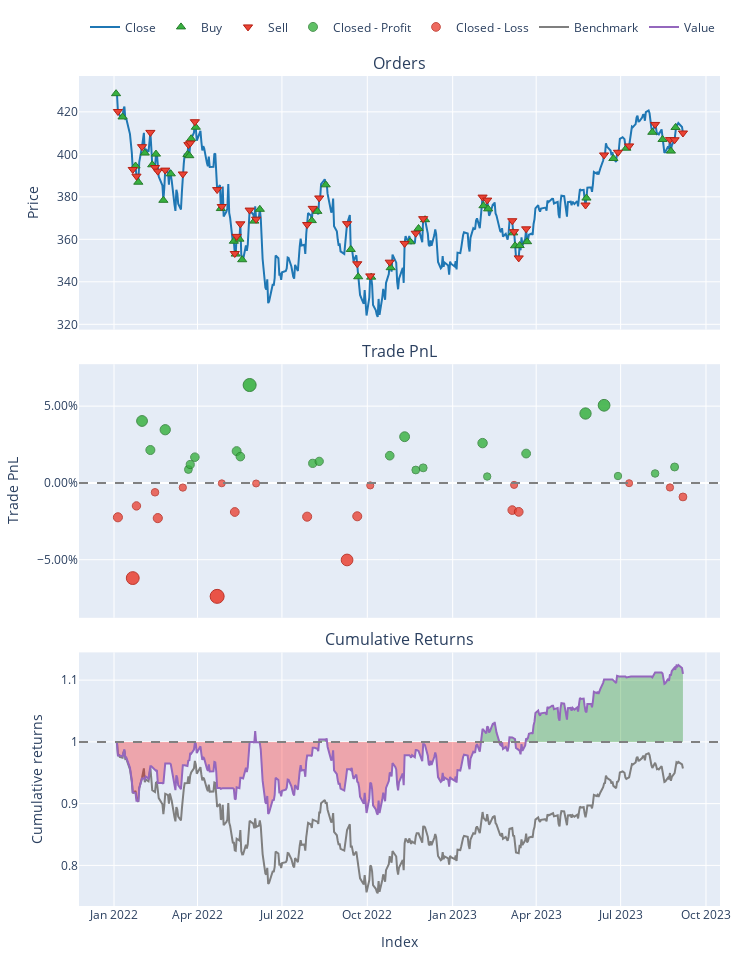

Notebook source saved alongside this figure:
### Code cell
model_pf.plot().show()

### Figure 1 — Plotly figure (JSON) as saved in the notebook; plotly's stock layout.template omitted (floating-point values rounded to 4 significant figures; data arrays with more than 128 entries replaced by an {"elided": "..."} marker saying what was removed)
{"data": [{"legendgroup": "0", "line": {"color": "#1f77b4"}, "name": "Close", "showlegend": true, "type": "scatter", "uid": "48d795f2-9d0e-4160-bb72-000a1f5b3d99", "x": {"elided": "421 str values"}, "xaxis": "x", "y": {"elided": "421 float values"}, "yaxis": "y"}, {"customdata": {"elided": "43x3 float values"}, "hovertemplate": "Order Id: %{customdata[0]}<br>Timestamp: %{x}<br>Price: %{y}<br>Size: %{customdata[1]:.6f}<br>Fees: %{customdata[2]:.6f}", "legendgroup": "1", "marker": {"color": "#37B13F", "line": {"color": "rgb(38,123,44)", "width": 1}, "size": 8, "symbol": "triangle-up"}, "mode": "markers", "name": "Buy", "type": "scatter", "uid": "7cd8c58d-09d5-44b7-8b89-b0e2a48eda70", "x": ["2022-01-03T05:00:00+00:00", "2022-01-10T05:00:00+00:00", "2022-01-24T05:00:00+00:00", "2022-01-27T05:00:00+00:00", "2022-02-03T05:00:00+00:00", "2022-02-11T05:00:00+00:00", "2022-02-15T05:00:00+00:00", "2022-02-23T05:00:00+00:00", "2022-03-03T05:00:00+00:00", "2022-03-21T04:00:00+00:00", "2022-03-23T04:00:00+00:00", "2022-03-25T04:00:00+00:00", "2022-03-30T04:00:00+00:00", "2022-04-26T04:00:00+00:00", "2022-05-10T04:00:00+00:00", "2022-05-12T04:00:00+00:00", "2022-05-16T04:00:00+00:00", "2022-05-19T04:00:00+00:00", "2022-06-01T04:00:00+00:00", "2022-06-07T04:00:00+00:00", "2022-08-02T04:00:00+00:00", "2022-08-08T04:00:00+00:00", "2022-08-17T04:00:00+00:00", "2022-09-13T04:00:00+00:00", "2022-09-21T04:00:00+00:00", "2022-10-05T04:00:00+00:00", "2022-10-26T04:00:00+00:00", "2022-11-16T05:00:00+00:00", "2022-11-25T05:00:00+00:00", "2022-12-02T05:00:00+00:00", "2023-02-03T05:00:00+00:00", "2023-02-08T05:00:00+00:00", "2023-03-07T05:00:00+00:00", "2023-03-09T05:00:00+00:00", "2023-03-14T04:00:00+00:00", "2023-03-22T04:00:00+00:00", "2023-05-25T04:00:00+00:00", "2023-06-23T04:00:00+00:00", "2023-07-07T04:00:00+00:00", "2023-08-04T04:00:00+00:00", "2023-08-15T04:00:00+00:00", "2023-08-24T04:00:00+00:00", "2023-08-29T04:00:00+00:00"], "xaxis": "x", "y": [428.6, 417.6, 394.5, 386.9, 400.6, 395.1, 400.1, 378.4, 390.8, 399.9, 399.4, 407.4, 412.8, 374.5, 359.1, 353.1, 360.1, 350.4, 368.6, 374.1, 368.8, 373.2, 385.6, 355.2, 342.4, 342.2, 346.6, 358.8, 365.1, 369.2, 375.8, 374.3, 363.1, 357.0, 357.1, 358.9, 379.4, 398.0, 402.9, 410.4, 407, 401.5, 412.6], "yaxis": "y"}, {"customdata": {"elided": "43x3 float values"}, "hovertemplate": "Order Id: %{customdata[0]}<br>Timestamp: %{x}<br>Price: %{y}<br>Size: %{customdata[1]:.6f}<br>Fees: %{customdata[2]:.6f}", "legendgroup": "2", "marker": {"color": "#EA4335", "line": {"color": "rgb(181,31,18)", "width": 1}, "size": 8, "symbol": "triangle-down"}, "mode": "markers", "name": "Sell", "type": "scatter", "uid": "d7bada24-0c25-4998-98c9-1d6c1c03f829", "x": ["2022-01-05T05:00:00+00:00", "2022-01-21T05:00:00+00:00", "2022-01-25T05:00:00+00:00", "2022-01-31T05:00:00+00:00", "2022-02-09T05:00:00+00:00", "2022-02-14T05:00:00+00:00", "2022-02-17T05:00:00+00:00", "2022-02-25T05:00:00+00:00", "2022-03-16T04:00:00+00:00", "2022-03-22T04:00:00+00:00", "2022-03-24T04:00:00+00:00", "2022-03-29T04:00:00+00:00", "2022-04-22T04:00:00+00:00", "2022-04-27T04:00:00+00:00", "2022-05-11T04:00:00+00:00", "2022-05-13T04:00:00+00:00", "2022-05-17T04:00:00+00:00", "2022-05-27T04:00:00+00:00", "2022-06-03T04:00:00+00:00", "2022-07-28T04:00:00+00:00", "2022-08-03T04:00:00+00:00", "2022-08-10T04:00:00+00:00", "2022-09-09T04:00:00+00:00", "2022-09-20T04:00:00+00:00", "2022-10-04T04:00:00+00:00", "2022-10-25T04:00:00+00:00", "2022-11-10T05:00:00+00:00", "2022-11-22T05:00:00+00:00", "2022-11-30T05:00:00+00:00", "2023-02-02T05:00:00+00:00", "2023-02-07T05:00:00+00:00", "2023-03-06T05:00:00+00:00", "2023-03-08T05:00:00+00:00", "2023-03-13T04:00:00+00:00", "2023-03-21T04:00:00+00:00", "2023-05-24T04:00:00+00:00", "2023-06-13T04:00:00+00:00", "2023-06-28T04:00:00+00:00", "2023-07-10T04:00:00+00:00", "2023-08-07T04:00:00+00:00", "2023-08-23T04:00:00+00:00", "2023-08-28T04:00:00+00:00", "2023-09-06T04:00:00+00:00"], "xaxis": "x", "y": [420.2, 392.9, 389.7, 403.6, 410.3, 393.8, 392.1, 392.6, 390.8, 404.6, 405.3, 415.4, 383.4, 375.5, 353.3, 361.4, 367.3, 373.8, 369.5, 367.0, 374.6, 379.5, 367.4, 348.5, 342.8, 349.2, 358.1, 362.9, 369.7, 379.9, 378.5, 368.8, 363.6, 351.2, 364.9, 376.2, 399.7, 401.0, 404.0, 414.1, 407.0, 406.9, 410.0], "yaxis": "y"}, {"customdata": [[3, 3, 358.9, 0.04034], [4, 4, 197.4, 0.02142], [7, 7, 314.6, 0.03464], [9, 9, 83.95, 0.008746], [10, 10, 115.0, 0.01199], [11, 11, 163.8, 0.01676], [15, 15, 182.8, 0.02071], [16, 16, 154.2, 0.01713], [17, 17, 580.7, 0.06374], [20, 20, 122.2, 0.01275], [21, 21, 136.2, 0.01404], [25, 25, 163.7, 0.01772], [26, 26, 281.6, 0.03008], [27, 27, 81.52, 0.008415], [28, 28, 93.16, 0.009815], [29, 29, 248.8, 0.02592], [30, 30, 42.49, 0.004188], [34, 34, 184.4, 0.01912], [35, 35, 437.9, 0.04519], [36, 36, 517.9, 0.05055], [37, 37, 48.33, 0.004497], [39, 39, 65.65, 0.006153], [41, 41, 112.5, 0.01038]], "hovertemplate": "Exit Trade Id: %{customdata[0]}<br>Position Id: %{customdata[1]}<br>Exit Timestamp: %{x}<br>PnL: %{customdata[2]:.6f}<br>Return: %{customdata[3]:.2%}", "legendgroup": "3", "marker": {"color": "#37B13F", "line": {"color": "rgb(38,123,44)", "width": 1}, "opacity": [0.8317, 0.7932, 0.8202, 0.7674, 0.7741, 0.7837, 0.7918, 0.7845, 0.8794, 0.7756, 0.7782, 0.7857, 0.8109, 0.7668, 0.7696, 0.8024, 0.7582, 0.7886, 0.8416, 0.8525, 0.7588, 0.7622, 0.7708], "size": [10.81, 9.018, 10.27, 7.814, 8.123, 8.575, 8.951, 8.611, 13.04, 8.194, 8.317, 8.667, 9.841, 7.783, 7.916, 9.445, 7.381, 8.8, 11.28, 11.78, 7.411, 7.568, 7.969], "symbol": "circle"}, "mode": "markers", "name": "Closed - Profit", "type": "scatter", "uid": "682a4b46-8da7-42b2-a681-76469e965a1e", "x": ["2022-01-31T05:00:00+00:00", "2022-02-09T05:00:00+00:00", "2022-02-25T05:00:00+00:00", "2022-03-22T04:00:00+00:00", "2022-03-24T04:00:00+00:00", "2022-03-29T04:00:00+00:00", "2022-05-13T04:00:00+00:00", "2022-05-17T04:00:00+00:00", "2022-05-27T04:00:00+00:00", "2022-08-03T04:00:00+00:00", "2022-08-10T04:00:00+00:00", "2022-10-25T04:00:00+00:00", "2022-11-10T05:00:00+00:00", "2022-11-22T05:00:00+00:00", "2022-11-30T05:00:00+00:00", "2023-02-02T05:00:00+00:00", "2023-02-07T05:00:00+00:00", "2023-03-21T04:00:00+00:00", "2023-05-24T04:00:00+00:00", "2023-06-13T04:00:00+00:00", "2023-06-28T04:00:00+00:00", "2023-08-07T04:00:00+00:00", "2023-08-28T04:00:00+00:00"], "xaxis": "x2", "y": [0.04034, 0.02142, 0.03464, 0.008746, 0.01199, 0.01676, 0.02071, 0.01713, 0.06374, 0.01275, 0.01404, 0.01772, 0.03008, 0.008415, 0.009815, 0.02592, 0.004188, 0.01912, 0.04519, 0.05055, 0.004497, 0.006153, 0.01038], "yaxis": "y2"}, {"customdata": [[0, 0, -220.6, -0.02238], [1, 1, -595.2, -0.06197], [2, 2, -135.9, -0.01498], [5, 5, -57.89, -0.006105], [6, 6, -210.9, -0.02291], [8, 8, -28.37, -0.003024], [12, 12, -731.8, -0.07387], [13, 13, -2.388, -0.0002657], [14, 14, -170.0, -0.01894], [18, 18, -3.552, -0.0003569], [19, 19, -213.8, -0.02198], [22, 22, -483.7, -0.05016], [23, 23, -200.6, -0.02172], [24, 24, -15.02, -0.001625], [31, 31, -178.8, -0.0177], [32, 32, -12.69, -0.001295], [33, 33, -188.2, -0.01883], [38, 38, -1.884, -0.0001732], [40, 40, -32.67, -0.002973], [42, 42, -101.6, -0.009118]], "hovertemplate": "Exit Trade Id: %{customdata[0]}<br>Position Id: %{customdata[1]}<br>Exit Timestamp: %{x}<br>PnL: %{customdata[2]:.6f}<br>Return: %{customdata[3]:.2%}", "legendgroup": "4", "marker": {"color": "#EA4335", "line": {"color": "rgb(181,31,18)", "width": 1}, "opacity": [0.7952, 0.8758, 0.7801, 0.7621, 0.7963, 0.7558, 0.9, 0.7502, 0.7882, 0.7504, 0.7944, 0.8517, 0.7939, 0.753, 0.7857, 0.7523, 0.788, 0.75, 0.7557, 0.7682], "size": [9.109, 12.87, 8.406, 7.563, 9.16, 7.271, 14, 7.009, 8.782, 7.017, 9.071, 11.75, 9.047, 7.138, 8.664, 7.107, 8.772, 7, 7.266, 7.85], "symbol": "circle"}, "mode": "markers", "name": "Closed - Loss", "type": "scatter", "uid": "bfc44b27-41cd-408a-af48-982f884137b8", "x": ["2022-01-05T05:00:00+00:00", "2022-01-21T05:00:00+00:00", "2022-01-25T05:00:00+00:00", "2022-02-14T05:00:00+00:00", "2022-02-17T05:00:00+00:00", "2022-03-16T04:00:00+00:00", "2022-04-22T04:00:00+00:00", "2022-04-27T04:00:00+00:00", "2022-05-11T04:00:00+00:00", "2022-06-03T04:00:00+00:00", "2022-07-28T04:00:00+00:00", "2022-09-09T04:00:00+00:00", "2022-09-20T04:00:00+00:00", "2022-10-04T04:00:00+00:00", "2023-03-06T05:00:00+00:00", "2023-03-08T05:00:00+00:00", "2023-03-13T04:00:00+00:00", "2023-07-10T04:00:00+00:00", "2023-08-23T04:00:00+00:00", "2023-09-06T04:00:00+00:00"], "xaxis": "x2", "y": [-0.02238, -0.06197, -0.01498, -0.006105, -0.02291, -0.003024, -0.07387, -0.0002657, -0.01894, -0.0003569, -0.02198, -0.05016, -0.02172, -0.001625, -0.0177, -0.001295, -0.01883, -0.0001732, -0.002973, -0.009118], "yaxis": "y2"}, {"legendgroup": "5", "line": {"color": "#7f7f7f"}, "name": "Benchmark", "showlegend": true, "type": "scatter", "uid": "7c217c57-8e6b-4f78-b13e-c69abba4712f", "x": {"elided": "421 str values"}, "xaxis": "x3", "y": {"elided": "421 float values"}, "yaxis": "y3"}, {"hoverinfo": "skip", "legendgroup": "6", "line": {"color": "rgba(0, 0, 0, 0)", "width": 0}, "opacity": 0, "showlegend": false, "type": "scatter", "uid": "5451a859-2a9d-47e1-9ef1-d2eab73c42f2", "x": {"elided": "421 str values"}, "xaxis": "x3", "y": {"elided": "421 int values"}, "yaxis": "y3"}, {"connectgaps": false, "fill": "tonexty", "fillcolor": "rgba(0, 128, 0, 0.3)", "hoverinfo": "skip", "legendgroup": "6", "line": {"color": "rgba(0, 0, 0, 0)", "width": 0}, "opacity": 0, "showlegend": false, "type": "scatter", "uid": "5818687f-e626-4c50-b5c9-105cd889dfd7", "x": {"elided": "421 str values"}, "xaxis": "x3", "y": {"elided": "421 float values"}, "yaxis": "y3"}, {"hoverinfo": "skip", "legendgroup": "6", "line": {"color": "rgba(0, 0, 0, 0)", "width": 0}, "opacity": 0, "showlegend": false, "type": "scatter", "uid": "983ee486-3f37-4c4f-b314-ab5107a99d3a", "x": {"elided": "421 str values"}, "xaxis": "x3", "y": {"elided": "421 int values"}, "yaxis": "y3"}, {"connectgaps": false, "fill": "tonexty", "fillcolor": "rgba(255, 0, 0, 0.3)", "hoverinfo": "skip", "legendgroup": "6", "line": {"color": "rgba(0, 0, 0, 0)", "width": 0}, "opacity": 0, "showlegend": false, "type": "scatter", "uid": "924b8d9a-8769-4303-8346-4ed7bd9675a3", "x": {"elided": "421 str values"}, "xaxis": "x3", "y": {"elided": "421 float values"}, "yaxis": "y3"}, {"legendgroup": "7", "line": {"color": "#9467bd"}, "name": "Value", "showlegend": true, "type": "scatter", "uid": "2ae23175-d7a7-4f42-9d93-81108223c119", "x": {"elided": "421 str values"}, "xaxis": "x3", "y": {"elided": "421 float values"}, "yaxis": "y3"}, {"hoverinfo": "skip", "legendgroup": "6", "line": {"color": "rgba(0, 0, 0, 0)", "width": 0}, "opacity": 0, "showlegend": false, "type": "scatter", "uid": "aafbf508-7638-416f-8e8b-d708f7582e9f", "x": {"elided": "421 str values"}, "xaxis": "x3", "y": {"elided": "421 int values"}, "yaxis": "y3"}], "layout": {"annotations": [{"font": {"size": 16}, "showarrow": false, "text": "Orders", "x": 0.5, "xanchor": "center", "xref": "paper", "y": 1, "yanchor": "bottom", "yref": "paper"}, {"font": {"size": 16}, "showarrow": false, "text": "Trade PnL", "x": 0.5, "xanchor": "center", "xref": "paper", "y": 0.6528, "yanchor": "bottom", "yref": "paper"}, {"font": {"size": 16}, "showarrow": false, "text": "Cumulative Returns", "x": 0.5, "xanchor": "center", "xref": "paper", "y": 0.3056, "yanchor": "bottom", "yref": "paper"}], "height": 960, "legend": {"orientation": "h", "traceorder": "normal", "x": 1, "xanchor": "right", "y": 1.042, "yanchor": "bottom"}, "margin": {"b": 30, "l": 30, "r": 30, "t": 30}, "shapes": [{"line": {"color": "gray", "dash": "dash"}, "type": "line", "x0": 0, "x1": 1, "xref": "paper", "y0": 0, "y1": 0, "yref": "y2"}, {"line": {"color": "gray", "dash": "dash"}, "type": "line", "x0": 0, "x1": 1, "xref": "paper", "y0": 1, "y1": 1, "yref": "y3"}], "showlegend": true, "width": 750, "xaxis": {"anchor": "y", "autorange": true, "domain": [0, 1], "matches": "x3", "range": ["2021-11-24 04:36:36.8504", "2023-10-16 04:23:23.1496"], "showticklabels": false, "type": "date"}, "xaxis2": {"anchor": "y2", "autorange": true, "domain": [0, 1], "matches": "x3", "range": ["2021-11-24 04:36:36.8504", "2023-10-16 04:23:23.1496"], "showticklabels": false, "type": "date"}, "xaxis3": {"anchor": "y3", "autorange": true, "domain": [0, 1], "range": ["2021-11-24 04:36:36.8504", "2023-10-16 04:23:23.1496"], "title": {"text": "Index"}, "type": "date"}, "yaxis": {"anchor": "x", "autorange": true, "domain": [0.6944, 1], "range": [317.5, 436.9], "title": {"text": "Price"}, "type": "linear"}, "yaxis2": {"anchor": "x2", "autorange": true, "domain": [0.3472, 0.6528], "range": [-0.08797, 0.07744], "tickformat": ".2%", "title": {"text": "Trade PnL"}, "type": "linear"}, "yaxis3": {"anchor": "x3", "autorange": true, "domain": [0, 0.3056], "range": [0.7343, 1.145], "title": {"text": "Cumulative returns"}, "type": "linear"}}}
